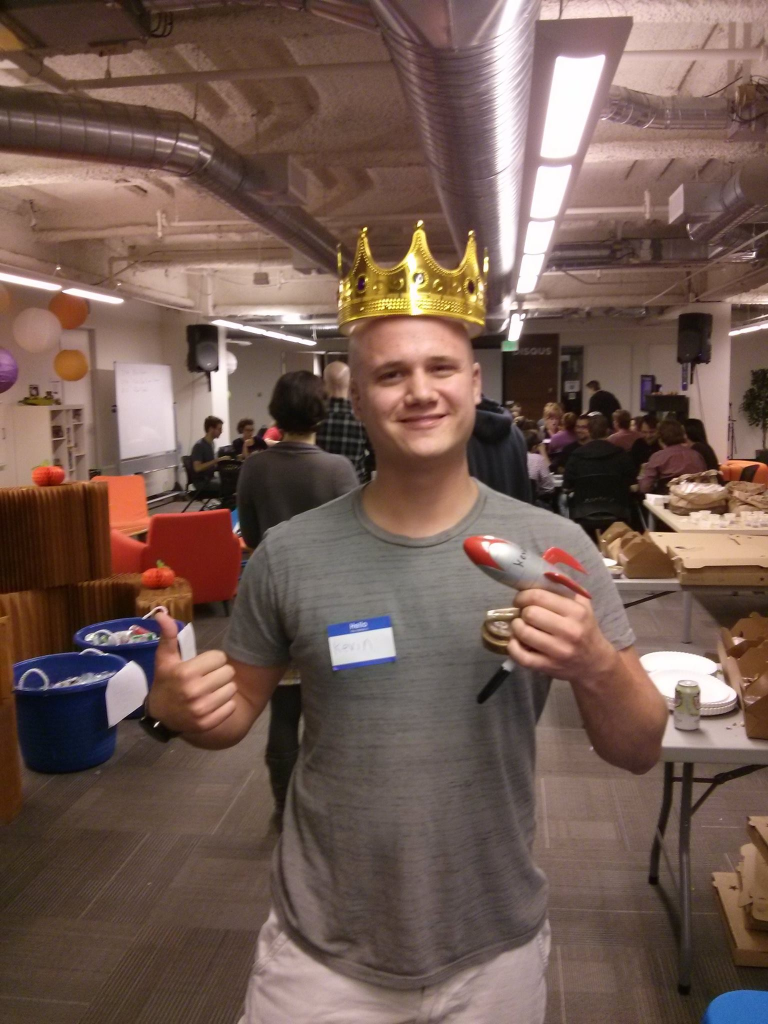
#> input picture face.jpg, 1536 x 2048 px (shown at 1/2 size)
$ python script.py   (Python 2 division)
#> lines starting #> are read from the running program, lines starting #| are printed output that depends on the picture; after the words box and inside, x2 and y2 are one past the last pixel; in counts of white or black regions, pixels touching at a corner belong together
import numpy as np
import cv2
try:

	face_cascade = cv2.CascadeClassifier('/Users/facebook/mister-pringles/haarcascade_frontalface_default.xml')
	#face_cascade = cv2.CascadeClassifier('poo')
	eye_cascade = cv2.CascadeClassifier('/Users/facebook/mister-pringles/haarcascade_eye.xml')

	print face_cascade
	print "\n\n\n\n"
	print eye_cascade
	img = cv2.imread('face.jpg')
#> img is the input picture: shape (2048, 1536, 3); mean B, G, R 81.7, 90.9, 114.5
	eye_raw = cv2.imread('eye.png', -1)
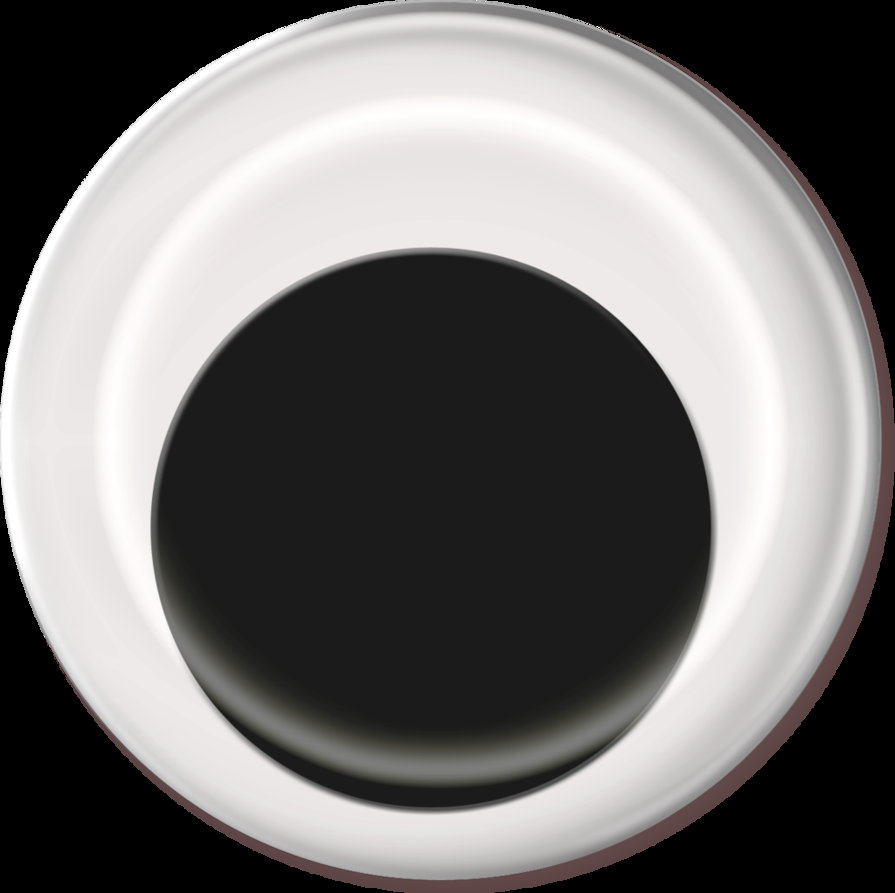
#> input picture eye.png, 895 x 893 px
#> eye_raw is the input picture: shape (893, 895, 4); mean B, G, R, A 113.5, 113.8, 116.1, 195.2
	gray = cv2.cvtColor(img, cv2.COLOR_BGR2GRAY)
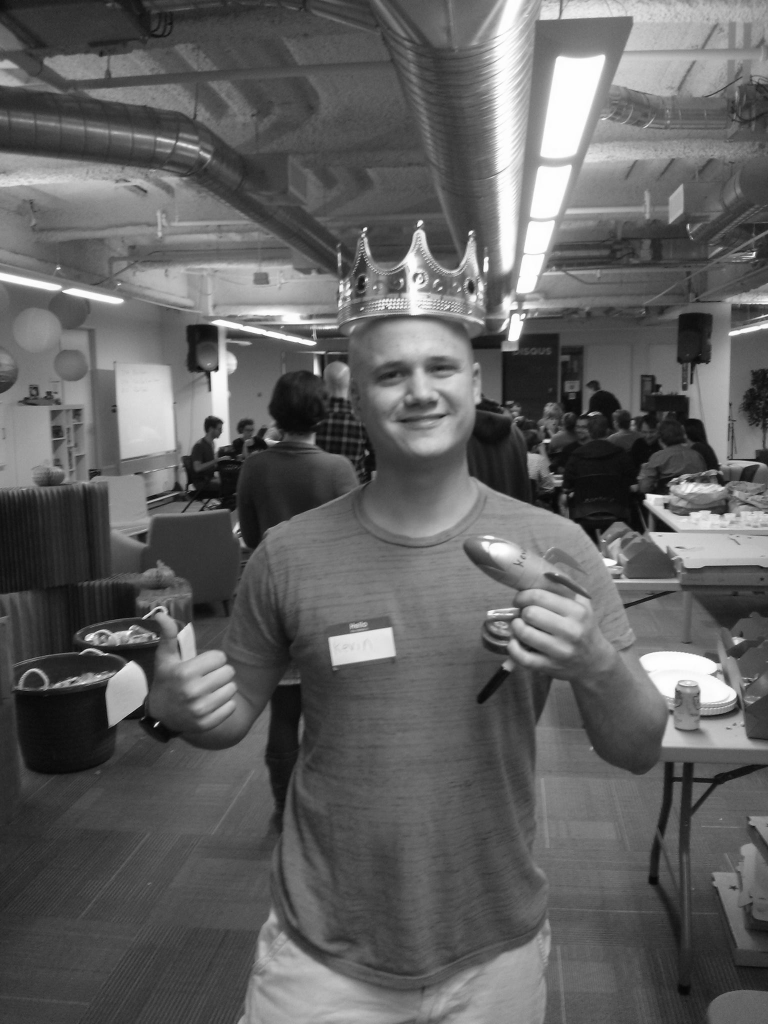
#> gray: shape (2048, 1536) (shown at 1/2 size); min 2, max 255, mean 97

	#cv2.imshow('img',gray)

	#faces = face_cascade.detectMultiScale(gray, 1.3, 5)
	faces = face_cascade.detectMultiScale(gray, 1.3, 2)
#> faces = [[824, 458, 31, 31], [1143, 839, 38, 38], [709, 638, 265, 265]]
	print len(faces)
#| 3
	for (x,y,w,h) in faces:
		cv2.rectangle(img,(x,y),(x+w,y+h),(255,0,0),2)

		roi_gray = gray[y:y+h, x:x+w]
		roi_color = img[y:y+h, x:x+w]
		eyes = eye_cascade.detectMultiScale(roi_gray)
		for (ex,ey,ew,eh) in eyes:
			print ew
			print eh
			print ex
			print ey
			# eye_position = img[ex:ex+ew,ey:ey+eh]
			eye = cv2.resize(eye_raw, (ew, eh))
			# eye_array = eye[0:ew,0:eh]
			print "y:" + str(eye.shape[0])
			print "x:" + str(eye.shape[1])
			y_offset = y + ey
			x_offset = x + ex;
			# cv2.addWeighted(eye_position,0,eye_array,1,1,dst)
			for c in range(0,3):
				img[y_offset:y_offset+eye.shape[0], x_offset:x_offset+eye.shape[1], c] = eye[:,:,c] * (eye[:,:,3]/255.0) +  img[y_offset:y_offset+eye.shape[0], x_offset:x_offset+eye.shape[1], c] * (1.0 - eye[:,:,3]/255.0)
#> this loop made 3 passes
#> (x, y, w, h, eyes) on pass 3: (709, 638, 265, 265, [[134, 64, 65, 65], [40, 82, 62, 62]])
#| 65
#| 65
#| 134
#| 64
#| y:65
#| x:65
#| 62
#| 62
#| 40
#| 82
#> (further printed lines are left out)
#> pass 1, `roi_gray = gray[y:y+h, x:x+w]`:
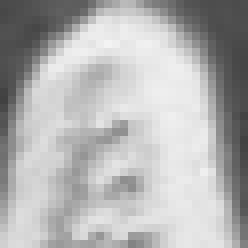
#> roi_gray: shape (31, 31) (shown 8 times larger); min 65, max 243, mean 178.4
#> pass 1, `roi_color = img[y:y+h, x:x+w]`:
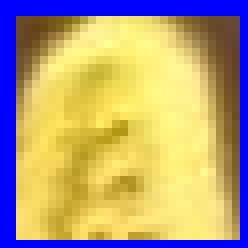
#> roi_color: shape (31, 31, 3) (shown 8 times larger); mean B, G, R 123, 159.4, 179.1
#> pass 2, `roi_color = img[y:y+h, x:x+w]`:
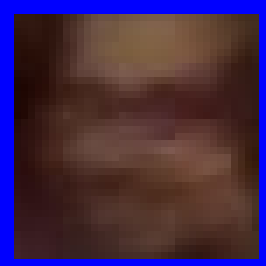
#> roi_color: shape (38, 38, 3) (shown 7 times larger); mean B, G, R 72, 41.3, 66.9
#> after the loop:
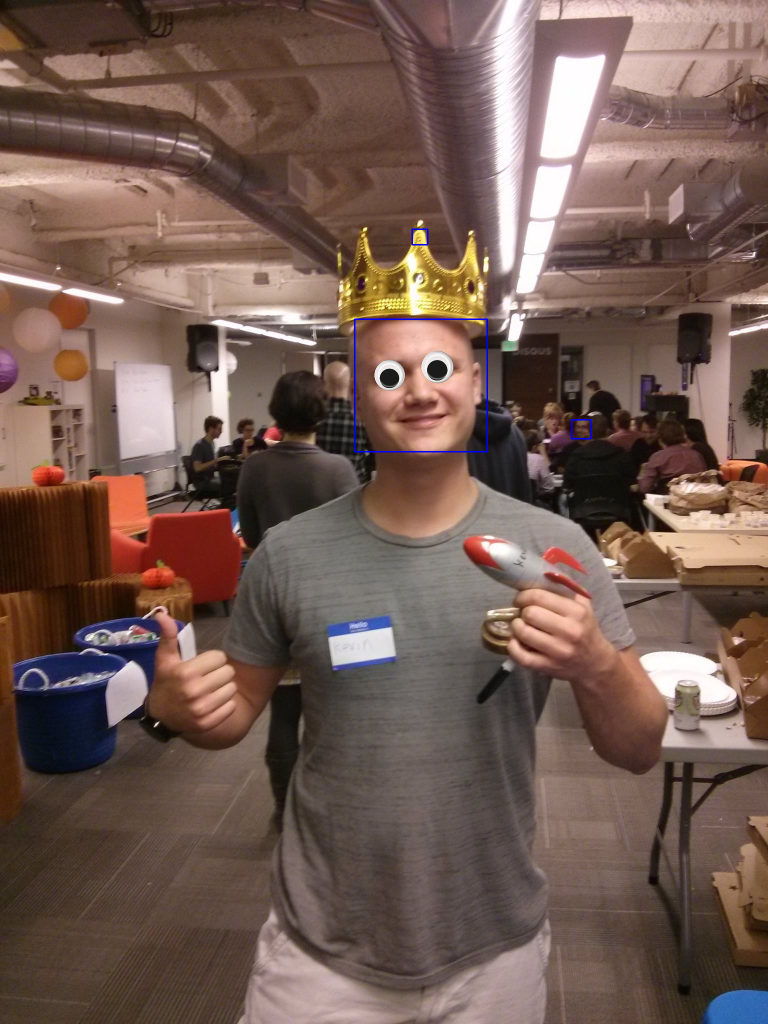
#> img: shape (2048, 1536, 3) (shown at 1/2 size); 0.33% of pixels changed, all inside (x1, y1, x2, y2) = (708, 457, 1183, 905)
#> after the loop:
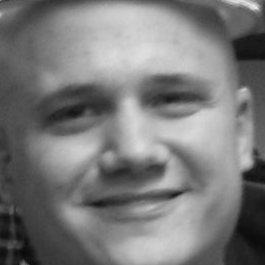
#> roi_gray: shape (265, 265); min 9, max 233, mean 121.5
			#img[y + ey:y + ey+eye.shape[0], x + ex:x + ex+eye.shape[1]] = eye
			#cv2.rectangle(roi_color,(ex,ey),(ex+ew,ey+eh),(0,255,0),2)

	cv2.imshow('img',img)
	input()

except KeyboardInterrupt:
	pass
